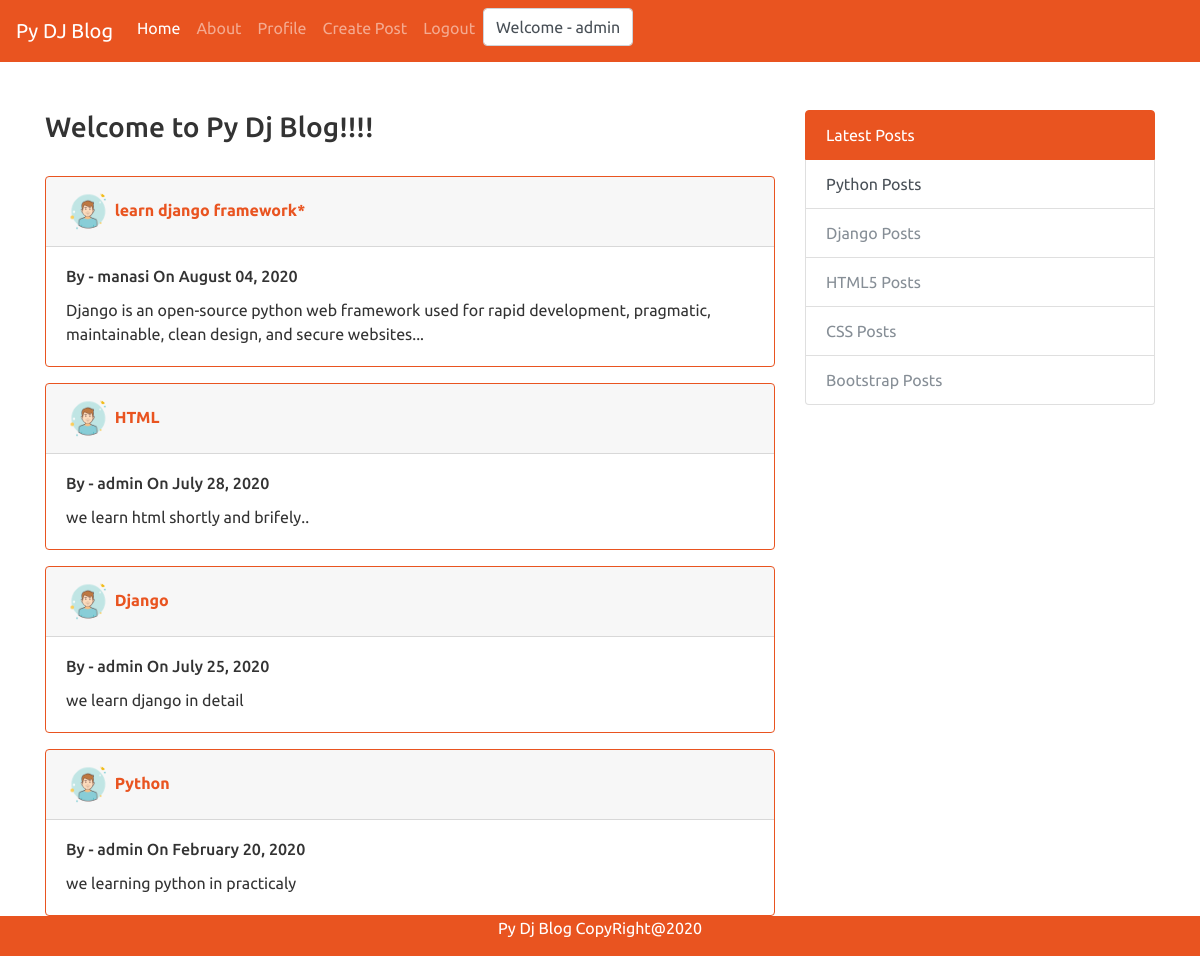
The app's page / (signed in) with its own data.
### blog/models.py (models this page shows, shortened)
class Post(models.Model):
    title = models.CharField(max_length=100)
    content = models.TextField()
    date_posted = models.DateTimeField(default=timezone.now)
    author = models.ForeignKey(User, on_delete=models.CASCADE)

### users/models.py (models this page shows, shortened)
class Profile(models.Model):
    user = models.OneToOneField(User, on_delete=models.CASCADE)
    image = models.ImageField(default='default.jpg', upload_to='profile_pics')

### blog/views.py (the view)
# urls.py: path('', PostListView.as_view(), name='blog-home'),
class PostListView(ListView):
    model = Post
    template_name = 'home.html'
    context_object_name = 'posts'
    ordering = ['-date_posted']

### blog/templates/home.html (shortened to what this page needs)
{% extends 'base.html'%} {% block content%}
<div>
  <h3><marquee>Welcome to Py Dj Blog!!!!</marquee></h3>
  <br />
  {% for p in posts %}
  <div class="card border-primary mb-3">
    <div class="card-header">
      <img
        class="rounded-circle article-img"
        style="width: 45px; height: 45px;"
        src="{{ p.author.profile.image.url }}"
      />
      <b
        ><a class="article-title" href="{% url 'post-detail' p.id %}"
          >{{ p.title }}</a
        ></b
      >
    </div>
    <div class="card-body">
      <div class="row">
        <div class="col-md-12">
          <h6 class="card-title">
            By - {{p.author}} On {{p.date_posted |date:"F d, Y"}}
          </h6>
        </div>
      </div>
      <p class="card-text">{{p.content}}</p>
    </div>
  </div>
  {% endfor %}
</div>
<div class="pagination">
  <span class="step-links">
    <span class="current">
    </span>
  </span>
</div>
{% endblock content %}

### templates/base.html (shortened to what this page needs)
{% load static %}
<!DOCTYPE html>
<html>
  <head>
    <link rel="stylesheet" type="text/css" href="{% static 'css/bootstrap.min.css'%}">
    <link rel="stylesheet" type="text/css" href="{% static 'css/custom.css'%}">
  </head>
  <body>
    <nav class="navbar navbar-expand-lg navbar-dark bg-primary">
        <a class="navbar-brand" href="#">Py DJ Blog</a>
      <div class="collapse navbar-collapse" id="navbarColor01">
          <ul class="navbar-nav mr-auto">
            <li class="nav-item active">
              <a class="nav-link"  href="{% url 'blog-home' %}">Home <span class="sr-only">(current)</span></a>
            </li>
            <li class="nav-item">
              <a class="nav-link" href="{% url 'blog-about' %}">About</a>
            </li>
            {% if user.is_authenticated %}
            <li class="nav-item">
              <a class="nav-link" href="{% url 'profile' %}">Profile</a>
            </li>
            <li class="nav-item">
              <a class="nav-link"href="{% url 'post-create' %}">Create Post</a>
            </li>
            <li class="nav-item">
              <a class="nav-link" href="{% url 'logout' %}">Logout</a>
            </li>
            <li>
              <label class="form-control">Welcome - {{ user.username }}</label>
            </li>
            {% endif %}
        </div>
      </nav>
    <br/>
    <br/>
    <div class="container">
        <div class="row">
            <div class="col-sm-8">
                {% block content%}
                {% endblock %}
            </div>
            <div class="col-sm-4">
                <div class="list-group">
                    <a href="#" class="list-group-item list-group-item-action active">
                      Latest Posts
                    </a>
                    <a href="#" class="list-group-item list-group-item-action">
                      Python Posts
                    </a>
                    <a href="#" class="list-group-item list-group-item-action disabled">
                      Django Posts
                    </a>
                    <a href="#" class="list-group-item list-group-item-action disabled">
                      HTML5 Posts
                    </a>
                    <a href="#" class="list-group-item list-group-item-action disabled">
                      CSS Posts
                    </a>
                    <a href="#" class="list-group-item list-group-item-action disabled">
                      Bootstrap Posts
                    </a>
                  </div>
                  <br/>
                  <br/>
            </div>
        </div>
    </div>
     <div class="footer">
        <p>Py Dj Blog CopyRight@2020</p>
    </div>
  </body>
</html>

### static/css/custom.css (style rules this page uses)
.footer { position: fixed; left: 0; bottom: 0; width: 100%; background-color:#e95420; color: white; text-align: center; }

### records on screen
Post: author.profile.image (placeholder picture), title "learn django framework*", author "manasi", date_posted "August 04, 2020", content "Django is an open-source python web framework used for rapid development, pragmatic, maintainable, clean design, and secure websites..."
Post: author.profile.image (placeholder picture), title "HTML", author "admin", date_posted "July 28, 2020", content "we learn html shortly and brifely.."
Post: author.profile.image (placeholder picture), title "Django", author "admin", date_posted "July 25, 2020", content "we learn django in detail"
Post: author.profile.image (placeholder picture), title "Python", author "admin", date_posted "February 20, 2020", content "we learning python in practicaly"

### other values on screen
{{ user.username }} "admin"
